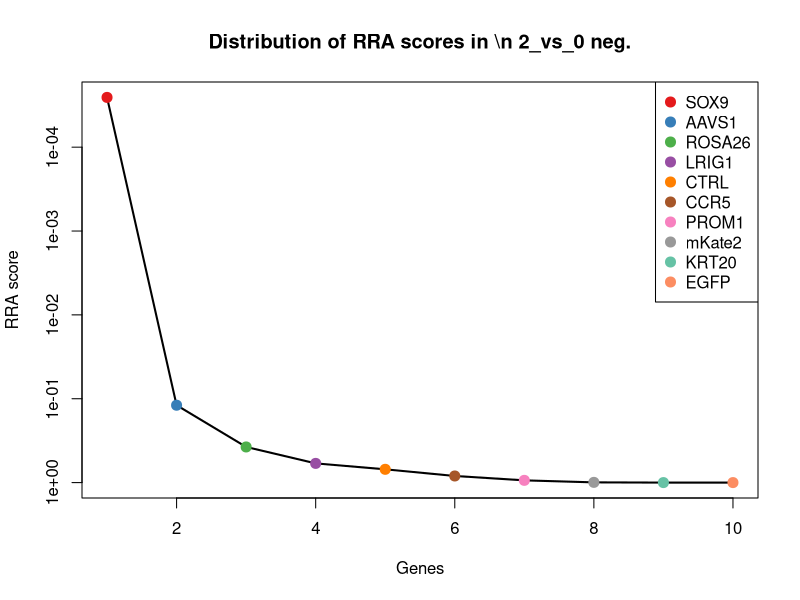
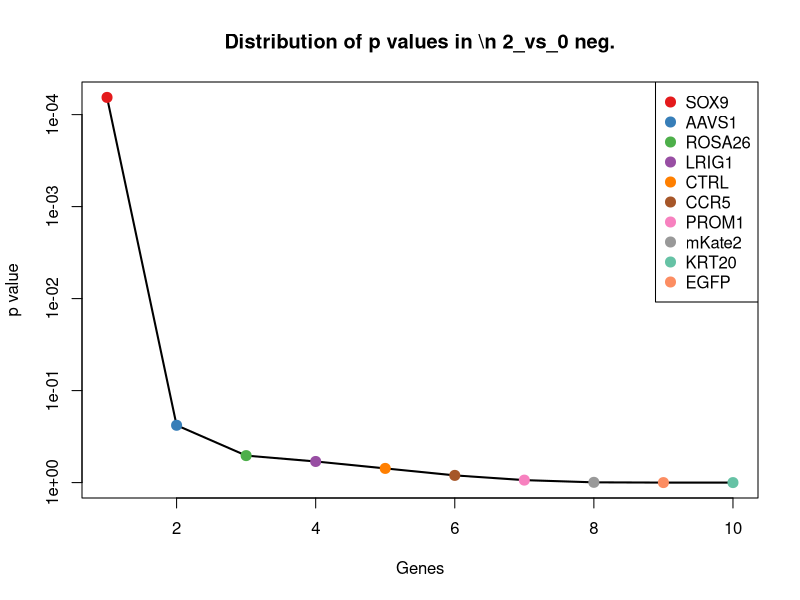
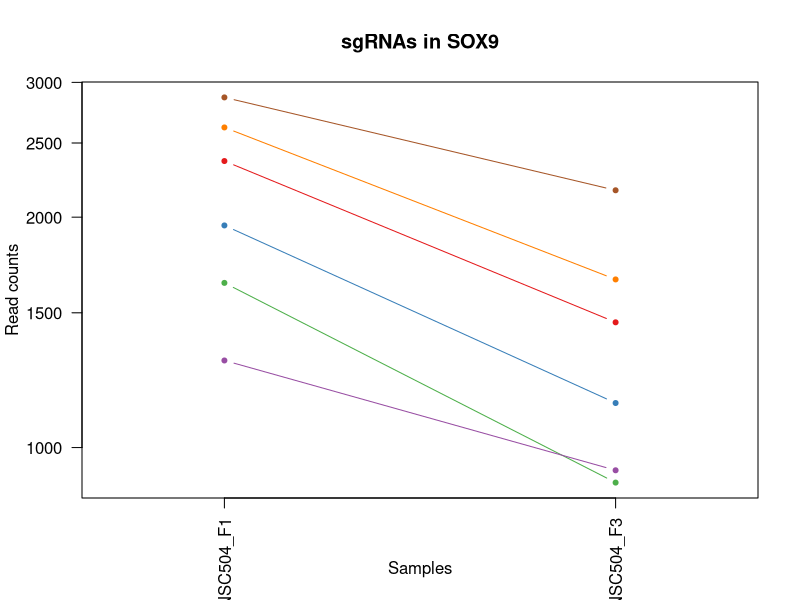
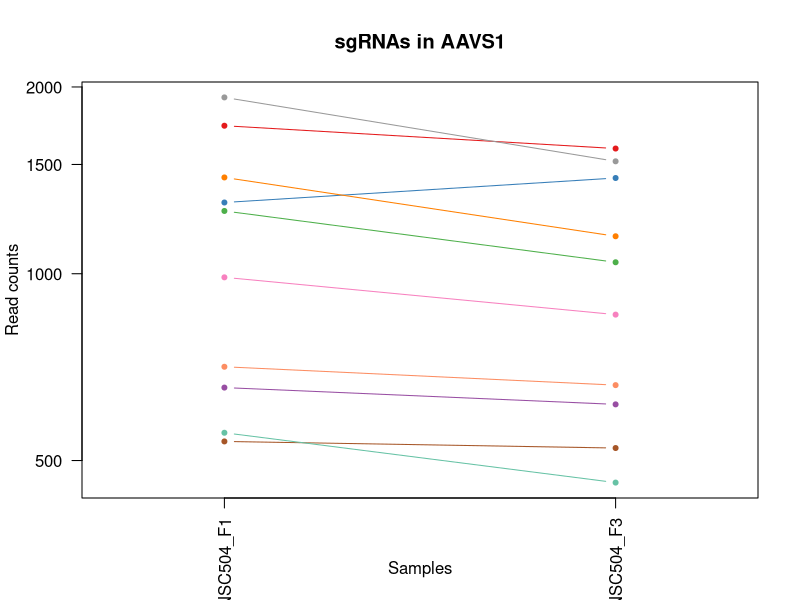
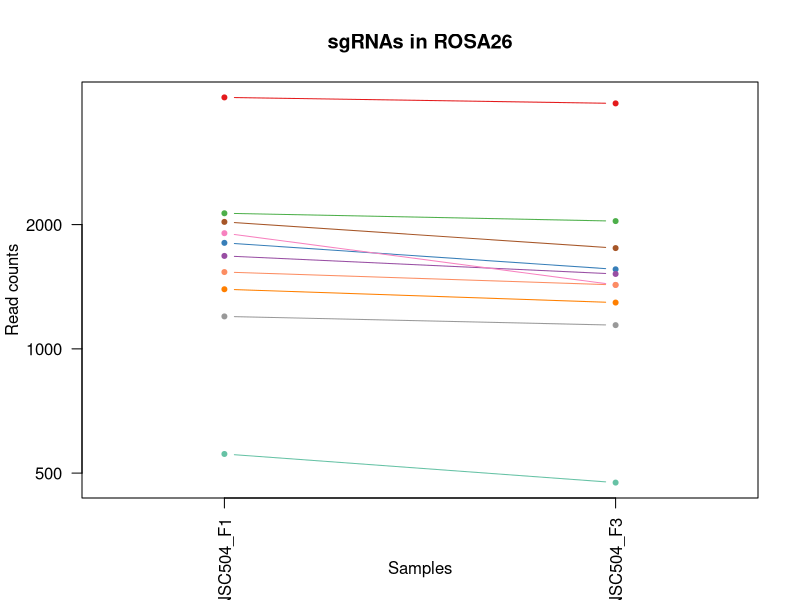
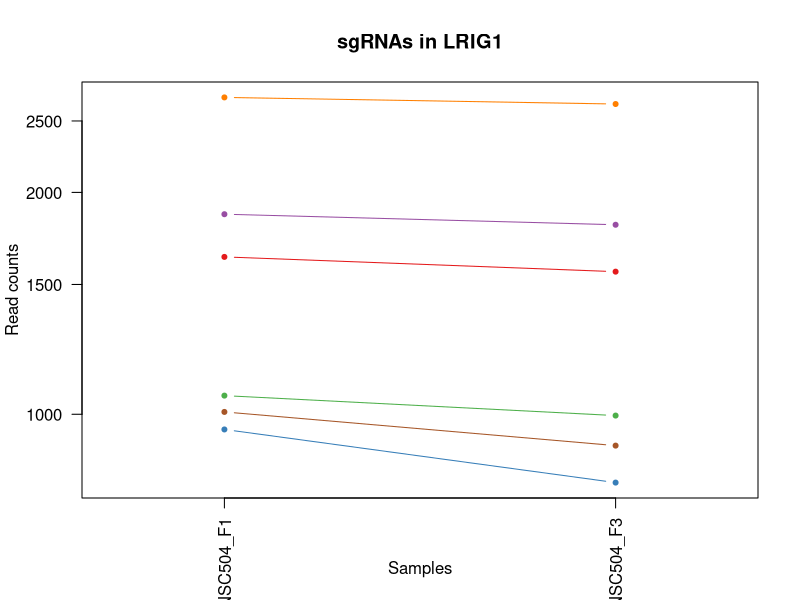
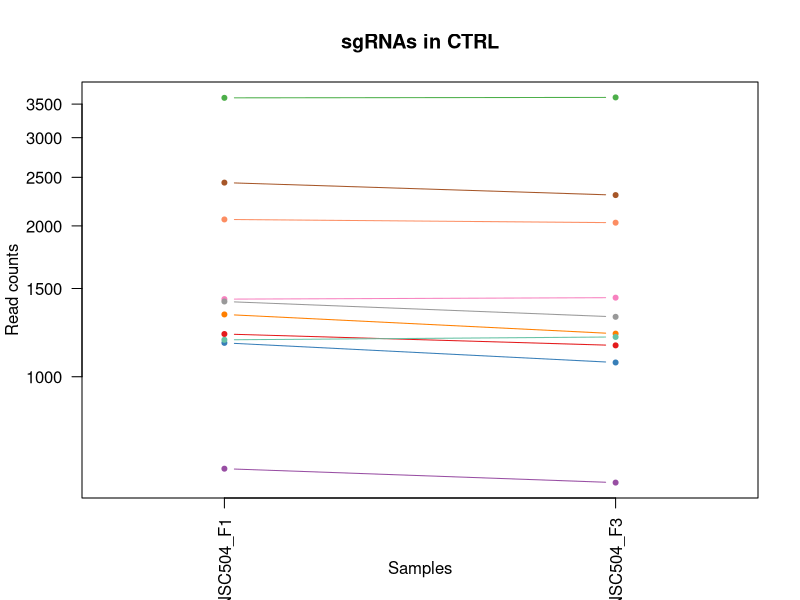
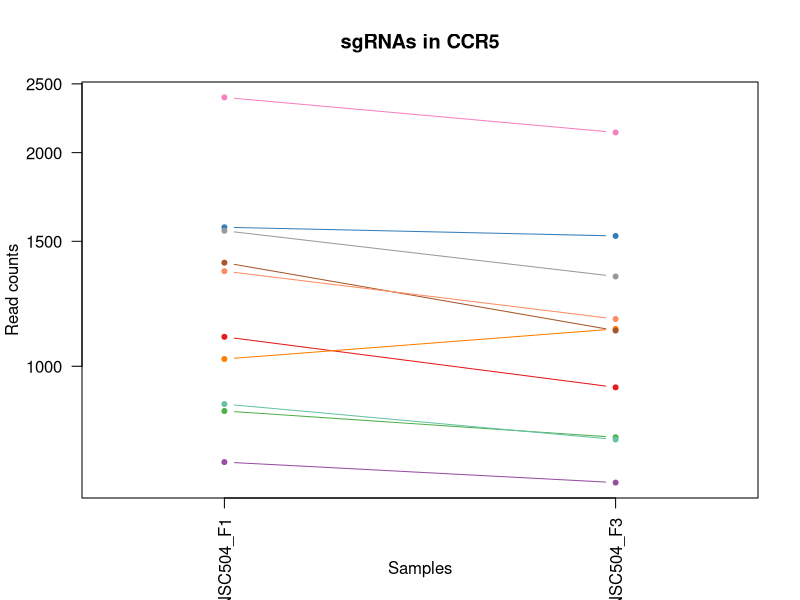

Write R code to recreate these figures, in order. (Note: this script raises an error after producing the figures.)
pdf(file='S4A_c0_t2.pdf',width=4.5,height=4.5);
gstable=read.table('S4A_c0_t2.gene_summary.txt',header=T)
# 
#
# parameters
# Do not modify the variables beginning with "__"

# gstablename='__GENE_SUMMARY_FILE__'
startindex=3
# outputfile='__OUTPUT_FILE__'
targetgenelist=c("SOX9","AAVS1","ROSA26","LRIG1","CTRL","CCR5","PROM1","mKate2","KRT20","EGFP")
# samplelabel=sub('.\\w+.\\w+$','',colnames(gstable)[startindex]);
samplelabel='2_vs_0 neg.'


# You need to write some codes in front of this code:
# gstable=read.table(gstablename,header=T)
# pdf(file=outputfile,width=6,height=6)


# set up color using RColorBrewer
#library(RColorBrewer)
#colors <- brewer.pal(length(targetgenelist), "Set1")

colors=c( "#E41A1C", "#377EB8", "#4DAF4A", "#984EA3", "#FF7F00",  "#A65628", "#F781BF",
          "#999999", "#66C2A5", "#FC8D62", "#8DA0CB", "#E78AC3", "#A6D854", "#FFD92F", "#E5C494", "#B3B3B3", 
          "#8DD3C7", "#FFFFB3", "#BEBADA", "#FB8072", "#80B1D3", "#FDB462", "#B3DE69", "#FCCDE5",
          "#D9D9D9", "#BC80BD", "#CCEBC5", "#FFED6F")

######
# function definition

plotrankedvalues<-function(val, tglist, ...){
  
  plot(val,log='y',ylim=c(max(val),min(val)),type='l',lwd=2, ...)
  if(length(tglist)>0){
    for(i in 1:length(tglist)){
      targetgene=tglist[i];
      tx=which(names(val)==targetgene);ty=val[targetgene];
      points(tx,ty,col=colors[(i %% length(colors)) ],cex=2,pch=20)
      # text(tx+50,ty,targetgene,col=colors[i])
    }
    legend('topright',tglist,pch=20,pt.cex = 2,cex=1,col=colors)
  }
}



plotrandvalues<-function(val,targetgenelist, ...){
  # choose the one with the best distance distribution
  
  mindiffvalue=0;
  randval=val;
  for(i in 1:20){
    randval0=sample(val)
    vindex=sort(which(names(randval0) %in% targetgenelist))
    if(max(vindex)>0.9*length(val)){
      # print('pass...')
      next;
    }
    mindiffind=min(diff(vindex));
    if (mindiffind > mindiffvalue){
      mindiffvalue=mindiffind;
      randval=randval0;
      # print(paste('Diff: ',mindiffvalue))
    }
  }
  plot(randval,log='y',ylim=c(max(randval),min(randval)),pch=20,col='grey', ...)
  
  if(length(targetgenelist)>0){
    for(i in 1:length(targetgenelist)){
      targetgene=targetgenelist[i];
      tx=which(names(randval)==targetgene);ty=randval[targetgene];
      points(tx,ty,col=colors[(i %% length(colors)) ],cex=2,pch=20)
      text(tx+50,ty,targetgene,col=colors[i])
    }
  }
  
}




# set.seed(1235)



pvec=gstable[,startindex]
names(pvec)=gstable[,'id']
pvec=sort(pvec);

plotrankedvalues(pvec,targetgenelist,xlab='Genes',ylab='RRA score',main=paste('Distribution of RRA scores in \\n',samplelabel))

# plotrandvalues(pvec,targetgenelist,xlab='Genes',ylab='RRA score',main=paste('Distribution of RRA scores in \\n',samplelabel))


pvec=gstable[,startindex+1]
names(pvec)=gstable[,'id']
pvec=sort(pvec);

plotrankedvalues(pvec,targetgenelist,xlab='Genes',ylab='p value',main=paste('Distribution of p values in \\n',samplelabel))

# plotrandvalues(pvec,targetgenelist,xlab='Genes',ylab='p value',main=paste('Distribution of p values in \\n',samplelabel))



# you need to write after this code:
# dev.off()






# parameters
# Do not modify the variables beginning with "__"
targetmat=list(c(2366.7956690505944,1456.5843283209272),c(1949.79372823226,1142.3810511065594),c(1640.1388216839923,898.9704875855523),c(1298.48624145907,932.9121996303143),c(2618.6483263765185,1657.325310985662),c(2866.372251615133,2167.4207548583704))
targetgene="SOX9"
collabel=c("S25_MNSC504_F1","S27_MNSC504_F3")

# set up color using RColorBrewer
#library(RColorBrewer)
#colors <- brewer.pal(length(targetgenelist), "Set1")

colors=c( "#E41A1C", "#377EB8", "#4DAF4A", "#984EA3", "#FF7F00",  "#A65628", "#F781BF",
          "#999999", "#66C2A5", "#FC8D62", "#8DA0CB", "#E78AC3", "#A6D854", "#FFD92F", "#E5C494", "#B3B3B3", 
          "#8DD3C7", "#FFFFB3", "#BEBADA", "#FB8072", "#80B1D3", "#FDB462", "#B3DE69", "#FCCDE5",
          "#D9D9D9", "#BC80BD", "#CCEBC5", "#FFED6F")


## code

targetmatvec=unlist(targetmat)+1
yrange=range(targetmatvec[targetmatvec>0]);
# yrange[1]=1; # set the minimum value to 1
for(i in 1:length(targetmat)){
  vali=targetmat[[i]]+1;
  if(i==1){
    plot(1:length(vali),vali,type='b',las=1,pch=20,main=paste('sgRNAs in',targetgene),ylab='Read counts',xlab='Samples',xlim=c(0.7,length(vali)+0.3),ylim = yrange,col=colors[(i %% length(colors))],xaxt='n',log='y')
    axis(1,at=1:length(vali),labels=(collabel),las=2)
    # lines(0:100,rep(1,101),col='black');
  }else{
    lines(1:length(vali),vali,type='b',pch=20,col=colors[(i %% length(colors))])
  }
}




# parameters
# Do not modify the variables beginning with "__"
targetmat=list(c(1730.9709276048175,1590.4116500974171),c(1301.5827905245526,1425.5519058800019),c(1261.327652673278,1042.4954413748314),c(654.4040358386728,614.8298696108308),c(1428.5413022093426,1148.199630314233),c(535.7029883285035,522.702365489334),c(985.7347858453194,858.2404331318379),c(1922.9569696647436,1516.7096468002198),c(553.2500996995719,459.6677574062047),c(707.0453699518783,660.4087400709396))
targetgene="AAVS1"
collabel=c("S25_MNSC504_F1","S27_MNSC504_F3")

# set up color using RColorBrewer
#library(RColorBrewer)
#colors <- brewer.pal(length(targetgenelist), "Set1")

colors=c( "#E41A1C", "#377EB8", "#4DAF4A", "#984EA3", "#FF7F00",  "#A65628", "#F781BF",
          "#999999", "#66C2A5", "#FC8D62", "#8DA0CB", "#E78AC3", "#A6D854", "#FFD92F", "#E5C494", "#B3B3B3", 
          "#8DD3C7", "#FFFFB3", "#BEBADA", "#FB8072", "#80B1D3", "#FDB462", "#B3DE69", "#FCCDE5",
          "#D9D9D9", "#BC80BD", "#CCEBC5", "#FFED6F")


## code

targetmatvec=unlist(targetmat)+1
yrange=range(targetmatvec[targetmatvec>0]);
# yrange[1]=1; # set the minimum value to 1
for(i in 1:length(targetmat)){
  vali=targetmat[[i]]+1;
  if(i==1){
    plot(1:length(vali),vali,type='b',las=1,pch=20,main=paste('sgRNAs in',targetgene),ylab='Read counts',xlab='Samples',xlim=c(0.7,length(vali)+0.3),ylim = yrange,col=colors[(i %% length(colors))],xaxt='n',log='y')
    axis(1,at=1:length(vali),labels=(collabel),las=2)
    # lines(0:100,rep(1,101),col='black');
  }else{
    lines(1:length(vali),vali,type='b',pch=20,col=colors[(i %% length(colors))])
  }
}




# parameters
# Do not modify the variables beginning with "__"
targetmat=list(c(4064.73673995693,3931.420017984713),c(1805.2881051764018,1557.4397012539341),c(2129.3935740302554,2038.442249088275),c(1678.3295934916118,1517.6794100014988),c(1393.4470794672054,1293.6641105060698),c(2029.271820912982,1753.3318679122744),c(1905.4098582936751,1427.4914322825598),c(1197.3323053199692,1140.4415247040015),c(555.3144657432271,473.2444422241095),c(1533.8239704357536,1427.4914322825598))
targetgene="ROSA26"
collabel=c("S25_MNSC504_F1","S27_MNSC504_F3")

# set up color using RColorBrewer
#library(RColorBrewer)
#colors <- brewer.pal(length(targetgenelist), "Set1")

colors=c( "#E41A1C", "#377EB8", "#4DAF4A", "#984EA3", "#FF7F00",  "#A65628", "#F781BF",
          "#999999", "#66C2A5", "#FC8D62", "#8DA0CB", "#E78AC3", "#A6D854", "#FFD92F", "#E5C494", "#B3B3B3", 
          "#8DD3C7", "#FFFFB3", "#BEBADA", "#FB8072", "#80B1D3", "#FDB462", "#B3DE69", "#FCCDE5",
          "#D9D9D9", "#BC80BD", "#CCEBC5", "#FFED6F")


## code

targetmatvec=unlist(targetmat)+1
yrange=range(targetmatvec[targetmatvec>0]);
# yrange[1]=1; # set the minimum value to 1
for(i in 1:length(targetmat)){
  vali=targetmat[[i]]+1;
  if(i==1){
    plot(1:length(vali),vali,type='b',las=1,pch=20,main=paste('sgRNAs in',targetgene),ylab='Read counts',xlab='Samples',xlim=c(0.7,length(vali)+0.3),ylim = yrange,col=colors[(i %% length(colors))],xaxt='n',log='y')
    axis(1,at=1:length(vali),labels=(collabel),las=2)
    # lines(0:100,rep(1,101),col='black');
  }else{
    lines(1:length(vali),vali,type='b',pch=20,col=colors[(i %% length(colors))])
  }
}




# parameters
# Do not modify the variables beginning with "__"
targetmat=list(c(1633.945723553027,1560.3489908577708),c(952.7049291468376,806.8429834640556),c(1059.0197803950762,994.9770445121646),c(1867.2190864860554,1806.6688439826148),c(2689.8689548826205,2634.8466178748063),c(1006.3784462818707,905.7588299945047))
targetgene="LRIG1"
collabel=c("S25_MNSC504_F1","S27_MNSC504_F3")

# set up color using RColorBrewer
#library(RColorBrewer)
#colors <- brewer.pal(length(targetgenelist), "Set1")

colors=c( "#E41A1C", "#377EB8", "#4DAF4A", "#984EA3", "#FF7F00",  "#A65628", "#F781BF",
          "#999999", "#66C2A5", "#FC8D62", "#8DA0CB", "#E78AC3", "#A6D854", "#FFD92F", "#E5C494", "#B3B3B3", 
          "#8DD3C7", "#FFFFB3", "#BEBADA", "#FB8072", "#80B1D3", "#FDB462", "#B3DE69", "#FCCDE5",
          "#D9D9D9", "#BC80BD", "#CCEBC5", "#FFED6F")


## code

targetmatvec=unlist(targetmat)+1
yrange=range(targetmatvec[targetmatvec>0]);
# yrange[1]=1; # set the minimum value to 1
for(i in 1:length(targetmat)){
  vali=targetmat[[i]]+1;
  if(i==1){
    plot(1:length(vali),vali,type='b',las=1,pch=20,main=paste('sgRNAs in',targetgene),ylab='Read counts',xlab='Samples',xlim=c(0.7,length(vali)+0.3),ylim = yrange,col=colors[(i %% length(colors))],xaxt='n',log='y')
    axis(1,at=1:length(vali),labels=(collabel),las=2)
    # lines(0:100,rep(1,101),col='black');
  }else{
    lines(1:length(vali),vali,type='b',pch=20,col=colors[(i %% length(colors))])
  }
}




# parameters
# Do not modify the variables beginning with "__"
targetmat=list(c(1215.9115997128652,1154.0182095219063),c(1167.39899768697,1066.7395214068042),c(3601.2865631563554,3608.488871958835),c(654.4040358386728,613.8601064095519),c(1330.4839151357244,1218.0225808063146),c(2439.048480578523,2303.1876030374183),c(1427.509119187515,1437.189064295349),c(1412.0263738601016,1315.968664135485),c(1183.9139260362108,1199.5970799820152),c(2059.2051285459816,2028.7446170754858))
targetgene="CTRL"
collabel=c("S25_MNSC504_F1","S27_MNSC504_F3")

# set up color using RColorBrewer
#library(RColorBrewer)
#colors <- brewer.pal(length(targetgenelist), "Set1")

colors=c( "#E41A1C", "#377EB8", "#4DAF4A", "#984EA3", "#FF7F00",  "#A65628", "#F781BF",
          "#999999", "#66C2A5", "#FC8D62", "#8DA0CB", "#E78AC3", "#A6D854", "#FFD92F", "#E5C494", "#B3B3B3", 
          "#8DD3C7", "#FFFFB3", "#BEBADA", "#FB8072", "#80B1D3", "#FDB462", "#B3DE69", "#FCCDE5",
          "#D9D9D9", "#BC80BD", "#CCEBC5", "#FFED6F")


## code

targetmatvec=unlist(targetmat)+1
yrange=range(targetmatvec[targetmatvec>0]);
# yrange[1]=1; # set the minimum value to 1
for(i in 1:length(targetmat)){
  vali=targetmat[[i]]+1;
  if(i==1){
    plot(1:length(vali),vali,type='b',las=1,pch=20,main=paste('sgRNAs in',targetgene),ylab='Read counts',xlab='Samples',xlim=c(0.7,length(vali)+0.3),ylim = yrange,col=colors[(i %% length(colors))],xaxt='n',log='y')
    axis(1,at=1:length(vali),labels=(collabel),las=2)
    # lines(0:100,rep(1,101),col='black');
  }else{
    lines(1:length(vali),vali,type='b',pch=20,col=colors[(i %% length(colors))])
  }
}




# parameters
# Do not modify the variables beginning with "__"
targetmat=list(c(1099.274918246351,932.9121996303143),c(1568.9181931778905,1525.43751561173),c(863.9371892696674,793.2662986461507),c(731.8177624757398,684.6528201029125),c(1022.8933746311116,1127.8346030873756),c(1398.6079945763433,1122.0160238797023),c(2391.5680615744554,2134.4488060148874),c(1551.371081806822,1337.303454563621),c(883.548666684391,787.4477194384773),c(1360.4172227687236,1164.6856047359745))
targetgene="CCR5"
collabel=c("S25_MNSC504_F1","S27_MNSC504_F3")

# set up color using RColorBrewer
#library(RColorBrewer)
#colors <- brewer.pal(length(targetgenelist), "Set1")

colors=c( "#E41A1C", "#377EB8", "#4DAF4A", "#984EA3", "#FF7F00",  "#A65628", "#F781BF",
          "#999999", "#66C2A5", "#FC8D62", "#8DA0CB", "#E78AC3", "#A6D854", "#FFD92F", "#E5C494", "#B3B3B3", 
          "#8DD3C7", "#FFFFB3", "#BEBADA", "#FB8072", "#80B1D3", "#FDB462", "#B3DE69", "#FCCDE5",
          "#D9D9D9", "#BC80BD", "#CCEBC5", "#FFED6F")


## code

targetmatvec=unlist(targetmat)+1
yrange=range(targetmatvec[targetmatvec>0]);
# yrange[1]=1; # set the minimum value to 1
for(i in 1:length(targetmat)){
  vali=targetmat[[i]]+1;
  if(i==1){
    plot(1:length(vali),vali,type='b',las=1,pch=20,main=paste('sgRNAs in',targetgene),ylab='Read counts',xlab='Samples',xlim=c(0.7,length(vali)+0.3),ylim = yrange,col=colors[(i %% length(colors))],xaxt='n',log='y')
    axis(1,at=1:length(vali),labels=(collabel),las=2)
    # lines(0:100,rep(1,101),col='black');
  }else{
    lines(1:length(vali),vali,type='b',pch=20,col=colors[(i %% length(colors))])
  }
}




# parameters
# Do not modify the variables beginning with "__"
targetmat=list(c(1394.479262489033,1401.307825848029),c(1856.8972562677798,1890.0684792926013),c(1333.580464201207,1328.5755857521108),c(2292.47849147901,2114.08377878803),c(1272.681665913381,1161.7763151321376),c(3159.51222981416,2955.8382374981265))
targetgene="PROM1"
collabel=c("S25_MNSC504_F1","S27_MNSC504_F3")

# set up color using RColorBrewer
#library(RColorBrewer)
#colors <- brewer.pal(length(targetgenelist), "Set1")

colors=c( "#E41A1C", "#377EB8", "#4DAF4A", "#984EA3", "#FF7F00",  "#A65628", "#F781BF",
          "#999999", "#66C2A5", "#FC8D62", "#8DA0CB", "#E78AC3", "#A6D854", "#FFD92F", "#E5C494", "#B3B3B3", 
          "#8DD3C7", "#FFFFB3", "#BEBADA", "#FB8072", "#80B1D3", "#FDB462", "#B3DE69", "#FCCDE5",
          "#D9D9D9", "#BC80BD", "#CCEBC5", "#FFED6F")


## code

targetmatvec=unlist(targetmat)+1
yrange=range(targetmatvec[targetmatvec>0]);
# yrange[1]=1; # set the minimum value to 1
for(i in 1:length(targetmat)){
  vali=targetmat[[i]]+1;
  if(i==1){
    plot(1:length(vali),vali,type='b',las=1,pch=20,main=paste('sgRNAs in',targetgene),ylab='Read counts',xlab='Samples',xlim=c(0.7,length(vali)+0.3),ylim = yrange,col=colors[(i %% length(colors))],xaxt='n',log='y')
    axis(1,at=1:length(vali),labels=(collabel),las=2)
    # lines(0:100,rep(1,101),col='black');
  }else{
    lines(1:length(vali),vali,type='b',pch=20,col=colors[(i %% length(colors))])
  }
}




# parameters
# Do not modify the variables beginning with "__"
targetmat=list(c(2282.1566612607344,2353.6152895039218),c(2749.735570148619,2979.1125543288204),c(2627.9379735729667,2686.2440675425887),c(1820.7708505038152,1748.48305190588),c(2085.0097040916703,2194.57412449418),c(3859.332318613245,4025.4870485087677))
targetgene="mKate2"
collabel=c("S25_MNSC504_F1","S27_MNSC504_F3")

# set up color using RColorBrewer
#library(RColorBrewer)
#colors <- brewer.pal(length(targetgenelist), "Set1")

colors=c( "#E41A1C", "#377EB8", "#4DAF4A", "#984EA3", "#FF7F00",  "#A65628", "#F781BF",
          "#999999", "#66C2A5", "#FC8D62", "#8DA0CB", "#E78AC3", "#A6D854", "#FFD92F", "#E5C494", "#B3B3B3", 
          "#8DD3C7", "#FFFFB3", "#BEBADA", "#FB8072", "#80B1D3", "#FDB462", "#B3DE69", "#FCCDE5",
          "#D9D9D9", "#BC80BD", "#CCEBC5", "#FFED6F")


## code

targetmatvec=unlist(targetmat)+1
yrange=range(targetmatvec[targetmatvec>0]);
# yrange[1]=1; # set the minimum value to 1
for(i in 1:length(targetmat)){
  vali=targetmat[[i]]+1;
  if(i==1){
    plot(1:length(vali),vali,type='b',las=1,pch=20,main=paste('sgRNAs in',targetgene),ylab='Read counts',xlab='Samples',xlim=c(0.7,length(vali)+0.3),ylim = yrange,col=colors[(i %% length(colors))],xaxt='n',log='y')
    axis(1,at=1:length(vali),labels=(collabel),las=2)
    # lines(0:100,rep(1,101),col='black');
  }else{
    lines(1:length(vali),vali,type='b',pch=20,col=colors[(i %% length(colors))])
  }
}




# parameters
# Do not modify the variables beginning with "__"
targetmat=list(c(693.62699066812,1308.2105585252534),c(929.9969026666312,1893.947532097717),c(887.6773987717013,1429.4309586851177),c(347.84567835588757,650.7111080581506),c(1055.9232313295936,2116.993068391867),c(538.7995373939862,1047.344257381226))
targetgene="KRT20"
collabel=c("S25_MNSC504_F1","S27_MNSC504_F3")

# set up color using RColorBrewer
#library(RColorBrewer)
#colors <- brewer.pal(length(targetgenelist), "Set1")

colors=c( "#E41A1C", "#377EB8", "#4DAF4A", "#984EA3", "#FF7F00",  "#A65628", "#F781BF",
          "#999999", "#66C2A5", "#FC8D62", "#8DA0CB", "#E78AC3", "#A6D854", "#FFD92F", "#E5C494", "#B3B3B3", 
          "#8DD3C7", "#FFFFB3", "#BEBADA", "#FB8072", "#80B1D3", "#FDB462", "#B3DE69", "#FCCDE5",
          "#D9D9D9", "#BC80BD", "#CCEBC5", "#FFED6F")


## code

targetmatvec=unlist(targetmat)+1
yrange=range(targetmatvec[targetmatvec>0]);
# yrange[1]=1; # set the minimum value to 1
for(i in 1:length(targetmat)){
  vali=targetmat[[i]]+1;
  if(i==1){
    plot(1:length(vali),vali,type='b',las=1,pch=20,main=paste('sgRNAs in',targetgene),ylab='Read counts',xlab='Samples',xlim=c(0.7,length(vali)+0.3),ylim = yrange,col=colors[(i %% length(colors))],xaxt='n',log='y')
    axis(1,at=1:length(vali),labels=(collabel),las=2)
    # lines(0:100,rep(1,101),col='black');
  }else{
    lines(1:length(vali),vali,type='b',pch=20,col=colors[(i %% length(colors))])
  }
}




# parameters
# Do not modify the variables beginning with "__"
targetmat=list(c(629.6316433148114,1720.3599190687914),c(805.1027570254965,2182.936966078833),c(442.8065163640231,1224.810923215267),c(578.0224922234333,1090.983601438777),c(709.1097359955335,1877.4615576759754),c(1430.6056682529977,2167.4207548583704))
targetgene="EGFP"
collabel=c("S25_MNSC504_F1","S27_MNSC504_F3")

# set up color using RColorBrewer
#library(RColorBrewer)
#colors <- brewer.pal(length(targetgenelist), "Set1")

colors=c( "#E41A1C", "#377EB8", "#4DAF4A", "#984EA3", "#FF7F00",  "#A65628", "#F781BF",
          "#999999", "#66C2A5", "#FC8D62", "#8DA0CB", "#E78AC3", "#A6D854", "#FFD92F", "#E5C494", "#B3B3B3", 
          "#8DD3C7", "#FFFFB3", "#BEBADA", "#FB8072", "#80B1D3", "#FDB462", "#B3DE69", "#FCCDE5",
          "#D9D9D9", "#BC80BD", "#CCEBC5", "#FFED6F")


## code

targetmatvec=unlist(targetmat)+1
yrange=range(targetmatvec[targetmatvec>0]);
# yrange[1]=1; # set the minimum value to 1
for(i in 1:length(targetmat)){
  vali=targetmat[[i]]+1;
  if(i==1){
    plot(1:length(vali),vali,type='b',las=1,pch=20,main=paste('sgRNAs in',targetgene),ylab='Read counts',xlab='Samples',xlim=c(0.7,length(vali)+0.3),ylim = yrange,col=colors[(i %% length(colors))],xaxt='n',log='y')
    axis(1,at=1:length(vali),labels=(collabel),las=2)
    # lines(0:100,rep(1,101),col='black');
  }else{
    lines(1:length(vali),vali,type='b',pch=20,col=colors[(i %% length(colors))])
  }
}



# 
#
# parameters
# Do not modify the variables beginning with "__"

# gstablename='__GENE_SUMMARY_FILE__'
startindex=9
# outputfile='__OUTPUT_FILE__'
targetgenelist=c("EGFP","KRT20","mKate2","PROM1","AAVS1","CCR5","LRIG1","CTRL","ROSA26","SOX9")
# samplelabel=sub('.\\w+.\\w+$','',colnames(gstable)[startindex]);
samplelabel='2_vs_0 pos.'


# You need to write some codes in front of this code:
# gstable=read.table(gstablename,header=T)
# pdf(file=outputfile,width=6,height=6)


# set up color using RColorBrewer
#library(RColorBrewer)
#colors <- brewer.pal(length(targetgenelist), "Set1")

colors=c( "#E41A1C", "#377EB8", "#4DAF4A", "#984EA3", "#FF7F00",  "#A65628", "#F781BF",
          "#999999", "#66C2A5", "#FC8D62", "#8DA0CB", "#E78AC3", "#A6D854", "#FFD92F", "#E5C494", "#B3B3B3", 
          "#8DD3C7", "#FFFFB3", "#BEBADA", "#FB8072", "#80B1D3", "#FDB462", "#B3DE69", "#FCCDE5",
          "#D9D9D9", "#BC80BD", "#CCEBC5", "#FFED6F")

######
# function definition

plotrankedvalues<-function(val, tglist, ...){
  
  plot(val,log='y',ylim=c(max(val),min(val)),type='l',lwd=2, ...)
  if(length(tglist)>0){
    for(i in 1:length(tglist)){
      targetgene=tglist[i];
      tx=which(names(val)==targetgene);ty=val[targetgene];
      points(tx,ty,col=colors[(i %% length(colors)) ],cex=2,pch=20)
      # text(tx+50,ty,targetgene,col=colors[i])
    }
    legend('topright',tglist,pch=20,pt.cex = 2,cex=1,col=colors)
  }
}



plotrandvalues<-function(val,targetgenelist, ...){
  # choose the one with the best distance distribution
  
  mindiffvalue=0;
  randval=val;
  for(i in 1:20){
    randval0=sample(val)
    vindex=sort(which(names(randval0) %in% targetgenelist))
    if(max(vindex)>0.9*length(val)){
      # print('pass...')
      next;
    }
    mindiffind=min(diff(vindex));
    if (mindiffind > mindiffvalue){
      mindiffvalue=mindiffind;
      randval=randval0;
      # print(paste('Diff: ',mindiffvalue))
    }
  }
  plot(randval,log='y',ylim=c(max(randval),min(randval)),pch=20,col='grey', ...)
  
  if(length(targetgenelist)>0){
    for(i in 1:length(targetgenelist)){
      targetgene=targetgenelist[i];
      tx=which(names(randval)==targetgene);ty=randval[targetgene];
      points(tx,ty,col=colors[(i %% length(colors)) ],cex=2,pch=20)
      text(tx+50,ty,targetgene,col=colors[i])
    }
  }
  
}




# set.seed(1235)



pvec=gstable[,startindex]
names(pvec)=gstable[,'id']
pvec=sort(pvec);

plotrankedvalues(pvec,targetgenelist,xlab='Genes',ylab='RRA score',main=paste('Distribution of RRA scores in \\n',samplelabel))

# plotrandvalues(pvec,targetgenelist,xlab='Genes',ylab='RRA score',main=paste('Distribution of RRA scores in \\n',samplelabel))


pvec=gstable[,startindex+1]
names(pvec)=gstable[,'id']
pvec=sort(pvec);

plotrankedvalues(pvec,targetgenelist,xlab='Genes',ylab='p value',main=paste('Distribution of p values in \\n',samplelabel))

# plotrandvalues(pvec,targetgenelist,xlab='Genes',ylab='p value',main=paste('Distribution of p values in \\n',samplelabel))



# you need to write after this code:
# dev.off()






# parameters
# Do not modify the variables beginning with "__"
targetmat=list(c(629.6316433148114,1720.3599190687914),c(805.1027570254965,2182.936966078833),c(442.8065163640231,1224.810923215267),c(578.0224922234333,1090.983601438777),c(709.1097359955335,1877.4615576759754),c(1430.6056682529977,2167.4207548583704))
targetgene="EGFP"
collabel=c("S25_MNSC504_F1","S27_MNSC504_F3")

# set up color using RColorBrewer
#library(RColorBrewer)
#colors <- brewer.pal(length(targetgenelist), "Set1")

colors=c( "#E41A1C", "#377EB8", "#4DAF4A", "#984EA3", "#FF7F00",  "#A65628", "#F781BF",
          "#999999", "#66C2A5", "#FC8D62", "#8DA0CB", "#E78AC3", "#A6D854", "#FFD92F", "#E5C494", "#B3B3B3", 
          "#8DD3C7", "#FFFFB3", "#BEBADA", "#FB8072", "#80B1D3", "#FDB462", "#B3DE69", "#FCCDE5",
          "#D9D9D9", "#BC80BD", "#CCEBC5", "#FFED6F")


## code

targetmatvec=unlist(targetmat)+1
yrange=range(targetmatvec[targetmatvec>0]);
# yrange[1]=1; # set the minimum value to 1
for(i in 1:length(targetmat)){
  vali=targetmat[[i]]+1;
  if(i==1){
    plot(1:length(vali),vali,type='b',las=1,pch=20,main=paste('sgRNAs in',targetgene),ylab='Read counts',xlab='Samples',xlim=c(0.7,length(vali)+0.3),ylim = yrange,col=colors[(i %% length(colors))],xaxt='n',log='y')
    axis(1,at=1:length(vali),labels=(collabel),las=2)
    # lines(0:100,rep(1,101),col='black');
  }else{
    lines(1:length(vali),vali,type='b',pch=20,col=colors[(i %% length(colors))])
  }
}




# parameters
# Do not modify the variables beginning with "__"
targetmat=list(c(693.62699066812,1308.2105585252534),c(929.9969026666312,1893.947532097717),c(887.6773987717013,1429.4309586851177),c(347.84567835588757,650.7111080581506),c(1055.9232313295936,2116.993068391867),c(538.7995373939862,1047.344257381226))
targetgene="KRT20"
collabel=c("S25_MNSC504_F1","S27_MNSC504_F3")

# set up color using RColorBrewer
#library(RColorBrewer)
#colors <- brewer.pal(length(targetgenelist), "Set1")

colors=c( "#E41A1C", "#377EB8", "#4DAF4A", "#984EA3", "#FF7F00",  "#A65628", "#F781BF",
          "#999999", "#66C2A5", "#FC8D62", "#8DA0CB", "#E78AC3", "#A6D854", "#FFD92F", "#E5C494", "#B3B3B3", 
          "#8DD3C7", "#FFFFB3", "#BEBADA", "#FB8072", "#80B1D3", "#FDB462", "#B3DE69", "#FCCDE5",
          "#D9D9D9", "#BC80BD", "#CCEBC5", "#FFED6F")


## code

targetmatvec=unlist(targetmat)+1
yrange=range(targetmatvec[targetmatvec>0]);
# yrange[1]=1; # set the minimum value to 1
for(i in 1:length(targetmat)){
  vali=targetmat[[i]]+1;
  if(i==1){
    plot(1:length(vali),vali,type='b',las=1,pch=20,main=paste('sgRNAs in',targetgene),ylab='Read counts',xlab='Samples',xlim=c(0.7,length(vali)+0.3),ylim = yrange,col=colors[(i %% length(colors))],xaxt='n',log='y')
    axis(1,at=1:length(vali),labels=(collabel),las=2)
    # lines(0:100,rep(1,101),col='black');
  }else{
    lines(1:length(vali),vali,type='b',pch=20,col=colors[(i %% length(colors))])
  }
}




# parameters
# Do not modify the variables beginning with "__"
targetmat=list(c(2282.1566612607344,2353.6152895039218),c(2749.735570148619,2979.1125543288204),c(2627.9379735729667,2686.2440675425887),c(1820.7708505038152,1748.48305190588),c(2085.0097040916703,2194.57412449418),c(3859.332318613245,4025.4870485087677))
targetgene="mKate2"
collabel=c("S25_MNSC504_F1","S27_MNSC504_F3")

# set up color using RColorBrewer
#library(RColorBrewer)
#colors <- brewer.pal(length(targetgenelist), "Set1")

colors=c( "#E41A1C", "#377EB8", "#4DAF4A", "#984EA3", "#FF7F00",  "#A65628", "#F781BF",
          "#999999", "#66C2A5", "#FC8D62", "#8DA0CB", "#E78AC3", "#A6D854", "#FFD92F", "#E5C494", "#B3B3B3", 
          "#8DD3C7", "#FFFFB3", "#BEBADA", "#FB8072", "#80B1D3", "#FDB462", "#B3DE69", "#FCCDE5",
          "#D9D9D9", "#BC80BD", "#CCEBC5", "#FFED6F")


## code

targetmatvec=unlist(targetmat)+1
yrange=range(targetmatvec[targetmatvec>0]);
# yrange[1]=1; # set the minimum value to 1
for(i in 1:length(targetmat)){
  vali=targetmat[[i]]+1;
  if(i==1){
    plot(1:length(vali),vali,type='b',las=1,pch=20,main=paste('sgRNAs in',targetgene),ylab='Read counts',xlab='Samples',xlim=c(0.7,length(vali)+0.3),ylim = yrange,col=colors[(i %% length(colors))],xaxt='n',log='y')
    axis(1,at=1:length(vali),labels=(collabel),las=2)
    # lines(0:100,rep(1,101),col='black');
  }else{
    lines(1:length(vali),vali,type='b',pch=20,col=colors[(i %% length(colors))])
  }
}




# parameters
# Do not modify the variables beginning with "__"
targetmat=list(c(1394.479262489033,1401.307825848029),c(1856.8972562677798,1890.0684792926013),c(1333.580464201207,1328.5755857521108),c(2292.47849147901,2114.08377878803),c(1272.681665913381,1161.7763151321376),c(3159.51222981416,2955.8382374981265))
targetgene="PROM1"
collabel=c("S25_MNSC504_F1","S27_MNSC504_F3")

# set up color using RColorBrewer
#library(RColorBrewer)
#colors <- brewer.pal(length(targetgenelist), "Set1")

colors=c( "#E41A1C", "#377EB8", "#4DAF4A", "#984EA3", "#FF7F00",  "#A65628", "#F781BF",
          "#999999", "#66C2A5", "#FC8D62", "#8DA0CB", "#E78AC3", "#A6D854", "#FFD92F", "#E5C494", "#B3B3B3", 
          "#8DD3C7", "#FFFFB3", "#BEBADA", "#FB8072", "#80B1D3", "#FDB462", "#B3DE69", "#FCCDE5",
          "#D9D9D9", "#BC80BD", "#CCEBC5", "#FFED6F")


## code

targetmatvec=unlist(targetmat)+1
yrange=range(targetmatvec[targetmatvec>0]);
# yrange[1]=1; # set the minimum value to 1
for(i in 1:length(targetmat)){
  vali=targetmat[[i]]+1;
  if(i==1){
    plot(1:length(vali),vali,type='b',las=1,pch=20,main=paste('sgRNAs in',targetgene),ylab='Read counts',xlab='Samples',xlim=c(0.7,length(vali)+0.3),ylim = yrange,col=colors[(i %% length(colors))],xaxt='n',log='y')
    axis(1,at=1:length(vali),labels=(collabel),las=2)
    # lines(0:100,rep(1,101),col='black');
  }else{
    lines(1:length(vali),vali,type='b',pch=20,col=colors[(i %% length(colors))])
  }
}




# parameters
# Do not modify the variables beginning with "__"
targetmat=list(c(1730.9709276048175,1590.4116500974171),c(1301.5827905245526,1425.5519058800019),c(1261.327652673278,1042.4954413748314),c(654.4040358386728,614.8298696108308),c(1428.5413022093426,1148.199630314233),c(535.7029883285035,522.702365489334),c(985.7347858453194,858.2404331318379),c(1922.9569696647436,1516.7096468002198),c(553.2500996995719,459.6677574062047),c(707.0453699518783,660.4087400709396))
targetgene="AAVS1"
collabel=c("S25_MNSC504_F1","S27_MNSC504_F3")

# set up color using RColorBrewer
#library(RColorBrewer)
#colors <- brewer.pal(length(targetgenelist), "Set1")

colors=c( "#E41A1C", "#377EB8", "#4DAF4A", "#984EA3", "#FF7F00",  "#A65628", "#F781BF",
          "#999999", "#66C2A5", "#FC8D62", "#8DA0CB", "#E78AC3", "#A6D854", "#FFD92F", "#E5C494", "#B3B3B3", 
          "#8DD3C7", "#FFFFB3", "#BEBADA", "#FB8072", "#80B1D3", "#FDB462", "#B3DE69", "#FCCDE5",
          "#D9D9D9", "#BC80BD", "#CCEBC5", "#FFED6F")


## code

targetmatvec=unlist(targetmat)+1
yrange=range(targetmatvec[targetmatvec>0]);
# yrange[1]=1; # set the minimum value to 1
for(i in 1:length(targetmat)){
  vali=targetmat[[i]]+1;
  if(i==1){
    plot(1:length(vali),vali,type='b',las=1,pch=20,main=paste('sgRNAs in',targetgene),ylab='Read counts',xlab='Samples',xlim=c(0.7,length(vali)+0.3),ylim = yrange,col=colors[(i %% length(colors))],xaxt='n',log='y')
    axis(1,at=1:length(vali),labels=(collabel),las=2)
    # lines(0:100,rep(1,101),col='black');
  }else{
    lines(1:length(vali),vali,type='b',pch=20,col=colors[(i %% length(colors))])
  }
}




# parameters
# Do not modify the variables beginning with "__"
targetmat=list(c(1099.274918246351,932.9121996303143),c(1568.9181931778905,1525.43751561173),c(863.9371892696674,793.2662986461507),c(731.8177624757398,684.6528201029125),c(1022.8933746311116,1127.8346030873756),c(1398.6079945763433,1122.0160238797023),c(2391.5680615744554,2134.4488060148874),c(1551.371081806822,1337.303454563621),c(883.548666684391,787.4477194384773),c(1360.4172227687236,1164.6856047359745))
targetgene="CCR5"
collabel=c("S25_MNSC504_F1","S27_MNSC504_F3")

# set up color using RColorBrewer
#library(RColorBrewer)
#colors <- brewer.pal(length(targetgenelist), "Set1")

colors=c( "#E41A1C", "#377EB8", "#4DAF4A", "#984EA3", "#FF7F00",  "#A65628", "#F781BF",
          "#999999", "#66C2A5", "#FC8D62", "#8DA0CB", "#E78AC3", "#A6D854", "#FFD92F", "#E5C494", "#B3B3B3", 
          "#8DD3C7", "#FFFFB3", "#BEBADA", "#FB8072", "#80B1D3", "#FDB462", "#B3DE69", "#FCCDE5",
          "#D9D9D9", "#BC80BD", "#CCEBC5", "#FFED6F")


## code

targetmatvec=unlist(targetmat)+1
yrange=range(targetmatvec[targetmatvec>0]);
# yrange[1]=1; # set the minimum value to 1
for(i in 1:length(targetmat)){
  vali=targetmat[[i]]+1;
  if(i==1){
    plot(1:length(vali),vali,type='b',las=1,pch=20,main=paste('sgRNAs in',targetgene),ylab='Read counts',xlab='Samples',xlim=c(0.7,length(vali)+0.3),ylim = yrange,col=colors[(i %% length(colors))],xaxt='n',log='y')
    axis(1,at=1:length(vali),labels=(collabel),las=2)
    # lines(0:100,rep(1,101),col='black');
  }else{
    lines(1:length(vali),vali,type='b',pch=20,col=colors[(i %% length(colors))])
  }
}




# parameters
# Do not modify the variables beginning with "__"
targetmat=list(c(1633.945723553027,1560.3489908577708),c(952.7049291468376,806.8429834640556),c(1059.0197803950762,994.9770445121646),c(1867.2190864860554,1806.6688439826148),c(2689.8689548826205,2634.8466178748063),c(1006.3784462818707,905.7588299945047))
targetgene="LRIG1"
collabel=c("S25_MNSC504_F1","S27_MNSC504_F3")

# set up color using RColorBrewer
#library(RColorBrewer)
#colors <- brewer.pal(length(targetgenelist), "Set1")

colors=c( "#E41A1C", "#377EB8", "#4DAF4A", "#984EA3", "#FF7F00",  "#A65628", "#F781BF",
          "#999999", "#66C2A5", "#FC8D62", "#8DA0CB", "#E78AC3", "#A6D854", "#FFD92F", "#E5C494", "#B3B3B3", 
          "#8DD3C7", "#FFFFB3", "#BEBADA", "#FB8072", "#80B1D3", "#FDB462", "#B3DE69", "#FCCDE5",
          "#D9D9D9", "#BC80BD", "#CCEBC5", "#FFED6F")


## code

targetmatvec=unlist(targetmat)+1
yrange=range(targetmatvec[targetmatvec>0]);
# yrange[1]=1; # set the minimum value to 1
for(i in 1:length(targetmat)){
  vali=targetmat[[i]]+1;
  if(i==1){
    plot(1:length(vali),vali,type='b',las=1,pch=20,main=paste('sgRNAs in',targetgene),ylab='Read counts',xlab='Samples',xlim=c(0.7,length(vali)+0.3),ylim = yrange,col=colors[(i %% length(colors))],xaxt='n',log='y')
    axis(1,at=1:length(vali),labels=(collabel),las=2)
    # lines(0:100,rep(1,101),col='black');
  }else{
    lines(1:length(vali),vali,type='b',pch=20,col=colors[(i %% length(colors))])
  }
}




# parameters
# Do not modify the variables beginning with "__"
targetmat=list(c(1215.9115997128652,1154.0182095219063),c(1167.39899768697,1066.7395214068042),c(3601.2865631563554,3608.488871958835),c(654.4040358386728,613.8601064095519),c(1330.4839151357244,1218.0225808063146),c(2439.048480578523,2303.1876030374183),c(1427.509119187515,1437.189064295349),c(1412.0263738601016,1315.968664135485),c(1183.9139260362108,1199.5970799820152),c(2059.2051285459816,2028.7446170754858))
targetgene="CTRL"
collabel=c("S25_MNSC504_F1","S27_MNSC504_F3")

# set up color using RColorBrewer
#library(RColorBrewer)
#colors <- brewer.pal(length(targetgenelist), "Set1")

colors=c( "#E41A1C", "#377EB8", "#4DAF4A", "#984EA3", "#FF7F00",  "#A65628", "#F781BF",
          "#999999", "#66C2A5", "#FC8D62", "#8DA0CB", "#E78AC3", "#A6D854", "#FFD92F", "#E5C494", "#B3B3B3", 
          "#8DD3C7", "#FFFFB3", "#BEBADA", "#FB8072", "#80B1D3", "#FDB462", "#B3DE69", "#FCCDE5",
          "#D9D9D9", "#BC80BD", "#CCEBC5", "#FFED6F")


## code

targetmatvec=unlist(targetmat)+1
yrange=range(targetmatvec[targetmatvec>0]);
# yrange[1]=1; # set the minimum value to 1
for(i in 1:length(targetmat)){
  vali=targetmat[[i]]+1;
  if(i==1){
    plot(1:length(vali),vali,type='b',las=1,pch=20,main=paste('sgRNAs in',targetgene),ylab='Read counts',xlab='Samples',xlim=c(0.7,length(vali)+0.3),ylim = yrange,col=colors[(i %% length(colors))],xaxt='n',log='y')
    axis(1,at=1:length(vali),labels=(collabel),las=2)
    # lines(0:100,rep(1,101),col='black');
  }else{
    lines(1:length(vali),vali,type='b',pch=20,col=colors[(i %% length(colors))])
  }
}




# parameters
# Do not modify the variables beginning with "__"
targetmat=list(c(4064.73673995693,3931.420017984713),c(1805.2881051764018,1557.4397012539341),c(2129.3935740302554,2038.442249088275),c(1678.3295934916118,1517.6794100014988),c(1393.4470794672054,1293.6641105060698),c(2029.271820912982,1753.3318679122744),c(1905.4098582936751,1427.4914322825598),c(1197.3323053199692,1140.4415247040015),c(555.3144657432271,473.2444422241095),c(1533.8239704357536,1427.4914322825598))
targetgene="ROSA26"
collabel=c("S25_MNSC504_F1","S27_MNSC504_F3")

# set up color using RColorBrewer
#library(RColorBrewer)
#colors <- brewer.pal(length(targetgenelist), "Set1")

colors=c( "#E41A1C", "#377EB8", "#4DAF4A", "#984EA3", "#FF7F00",  "#A65628", "#F781BF",
          "#999999", "#66C2A5", "#FC8D62", "#8DA0CB", "#E78AC3", "#A6D854", "#FFD92F", "#E5C494", "#B3B3B3", 
          "#8DD3C7", "#FFFFB3", "#BEBADA", "#FB8072", "#80B1D3", "#FDB462", "#B3DE69", "#FCCDE5",
          "#D9D9D9", "#BC80BD", "#CCEBC5", "#FFED6F")


## code

targetmatvec=unlist(targetmat)+1
yrange=range(targetmatvec[targetmatvec>0]);
# yrange[1]=1; # set the minimum value to 1
for(i in 1:length(targetmat)){
  vali=targetmat[[i]]+1;
  if(i==1){
    plot(1:length(vali),vali,type='b',las=1,pch=20,main=paste('sgRNAs in',targetgene),ylab='Read counts',xlab='Samples',xlim=c(0.7,length(vali)+0.3),ylim = yrange,col=colors[(i %% length(colors))],xaxt='n',log='y')
    axis(1,at=1:length(vali),labels=(collabel),las=2)
    # lines(0:100,rep(1,101),col='black');
  }else{
    lines(1:length(vali),vali,type='b',pch=20,col=colors[(i %% length(colors))])
  }
}




# parameters
# Do not modify the variables beginning with "__"
targetmat=list(c(2366.7956690505944,1456.5843283209272),c(1949.79372823226,1142.3810511065594),c(1640.1388216839923,898.9704875855523),c(1298.48624145907,932.9121996303143),c(2618.6483263765185,1657.325310985662),c(2866.372251615133,2167.4207548583704))
targetgene="SOX9"
collabel=c("S25_MNSC504_F1","S27_MNSC504_F3")

# set up color using RColorBrewer
#library(RColorBrewer)
#colors <- brewer.pal(length(targetgenelist), "Set1")

colors=c( "#E41A1C", "#377EB8", "#4DAF4A", "#984EA3", "#FF7F00",  "#A65628", "#F781BF",
          "#999999", "#66C2A5", "#FC8D62", "#8DA0CB", "#E78AC3", "#A6D854", "#FFD92F", "#E5C494", "#B3B3B3", 
          "#8DD3C7", "#FFFFB3", "#BEBADA", "#FB8072", "#80B1D3", "#FDB462", "#B3DE69", "#FCCDE5",
          "#D9D9D9", "#BC80BD", "#CCEBC5", "#FFED6F")


## code

targetmatvec=unlist(targetmat)+1
yrange=range(targetmatvec[targetmatvec>0]);
# yrange[1]=1; # set the minimum value to 1
for(i in 1:length(targetmat)){
  vali=targetmat[[i]]+1;
  if(i==1){
    plot(1:length(vali),vali,type='b',las=1,pch=20,main=paste('sgRNAs in',targetgene),ylab='Read counts',xlab='Samples',xlim=c(0.7,length(vali)+0.3),ylim = yrange,col=colors[(i %% length(colors))],xaxt='n',log='y')
    axis(1,at=1:length(vali),labels=(collabel),las=2)
    # lines(0:100,rep(1,101),col='black');
  }else{
    lines(1:length(vali),vali,type='b',pch=20,col=colors[(i %% length(colors))])
  }
}



dev.off()
Sweave("S4A_c0_t2_summary.Rnw");
library(tools);

texi2dvi("S4A_c0_t2_summary.tex",pdf=TRUE);
